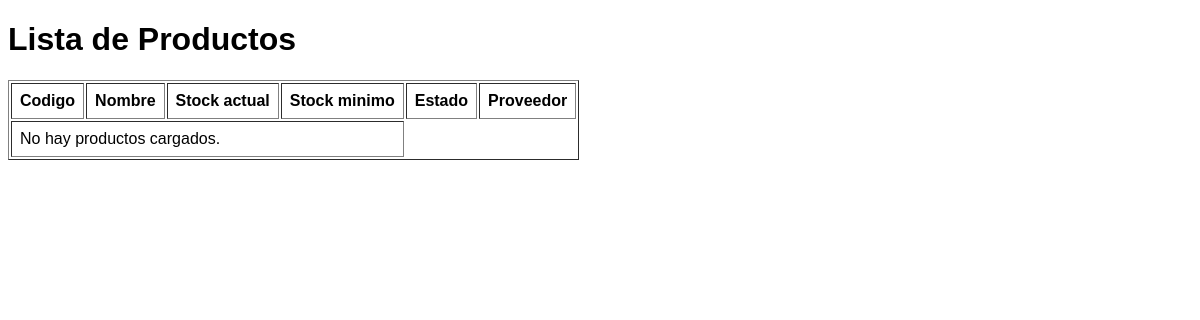
The app's page /, older data.
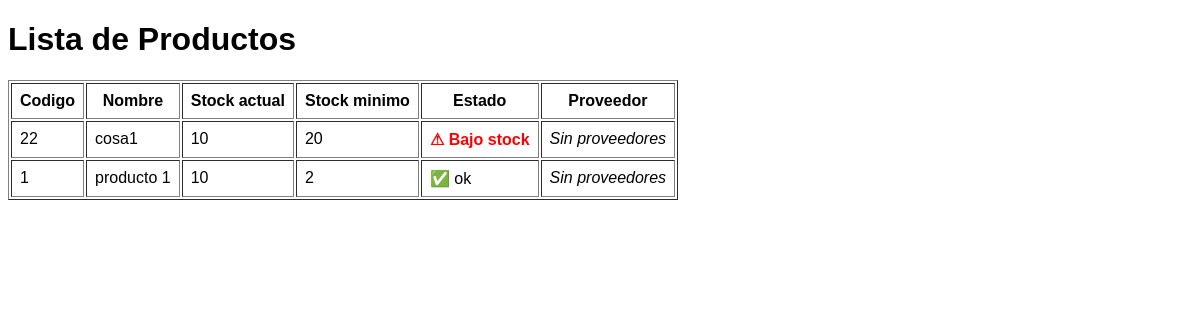
The same page, newer data.
### inventario/models.py (models this page shows, shortened)
class Producto(models.Model):
    codigo = models.CharField(max_length=50,blank=True, unique=True)
    nombre = models.CharField(max_length=100)
    descripcion = models.TextField(blank=True)
    stock_actual = models.PositiveIntegerField(default=0)
    stock_minimo = models.PositiveIntegerField(default=10)
    precio = models.DecimalField(max_digits=10, decimal_places=2)
    proveedores = models.ManyToManyField(Proveedor, related_name='productos')

### inventario/views.py (the view)
# urls.py: path('', views.lista_productos, name='lista_productos'),
def lista_productos(request):
    productos = Producto.objects.prefetch_related('proveedores').all()
    return render(request, 'inventario/lista_productos.html', {'productos': productos})

### inventario/templates/inventario/lista_productos.html (shortened to what this page needs)
 <!DOCTYPE html>
 <html>
    <head>
    </head>
    <body>
        <h1>Lista de Productos</h1>
        <table border="1" cellpadding="8">
            <tr>
                <th>Codigo</th>
                <th>Nombre</th>
                <th>Stock actual</th>
                <th>Stock minimo</th>
                <th>Estado</th>
                <th>Proveedor</th>
            </tr>
            {% for producto in productos %}
            <tr>
                <td>{{producto.codigo}}</td>
                <td>{{ producto.nombre }}</td>
                <td>{{ producto.stock_actual }}</td>
                <td>{{ producto.stock_minimo }}</td>
                <td>
                    {% if producto.stock_actual <= producto.stock_minimo %}
                        <span class="bajo-stock">⚠ Bajo stock </span>
                    {% else %}
                       ✅ ok
                    {% endif %}
                </td>
                <td>
                    {% with producto.proveedores.all as lista_proveedores %}
                        {% if lista_proveedores %}
                            {% for prov in lista_proveedores %}
                                {{ prov.nombre }}{% if not forloop.last %}, {% endif %}
                            {% endfor %}
                        {% else %}
                            <em>Sin proveedores</em>
                        {% endif %}
                    {% endwith %}
                </td>
            </tr>
            {% empty %}
            <tr><td colspan="4">No hay productos cargados.</td></tr>
            {% endfor %}
        </table>
    </body>
</html>

### inventario/templates/inventario/lista_productos.html (style rules this page uses)
body { font-family: sans-serif; }
.bajo-stock { color: red; font-weight: bold; }

Row changes from the older to the newer data that the page shows:
added Producto: codigo "22", nombre "cosa1", stock_actual "10", stock_minimo "20", shows "⚠ Bajo stock"
added Producto: codigo "1", nombre "producto 1", stock_actual "10", stock_minimo "2", shows "✅ ok"
Text that changed along with them:
text no longer shown: "No hay productos cargados."
